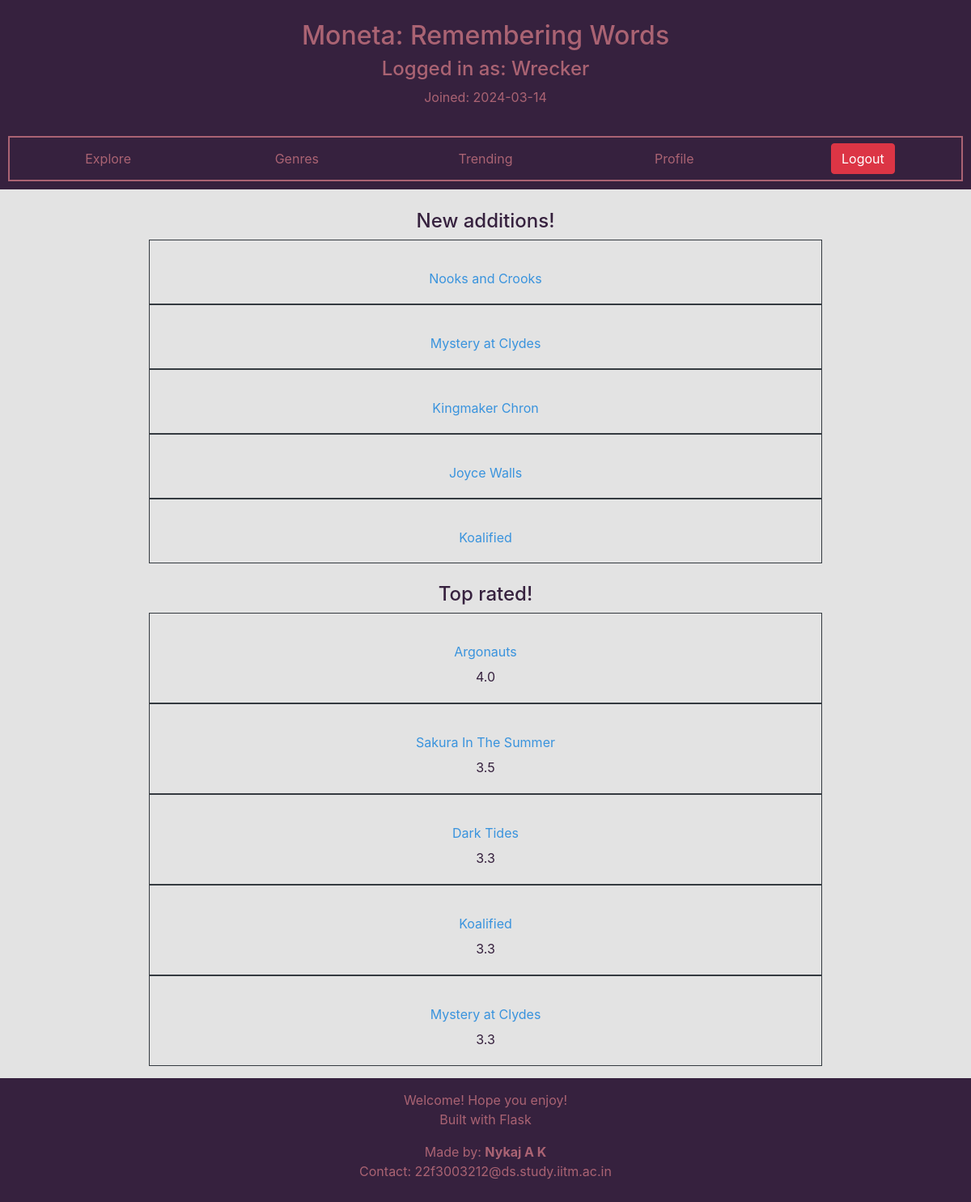
Page /trending (signed in) on the committed database.
### moneta/models.py (models this page shows, shortened)
class User(db.Model,UserMixin):
    __tablename__ = "user"
    id = db.Column(db.Integer,primary_key = True)
    username = db.Column(db.String(20),nullable=False,unique=True)
    password = db.Column(db.String(60),nullable=True)
    email = db.Column(db.String(60),nullable=False,unique=True)
    doj = db.Column(db.DateTime, nullable=False, default = date.today())
    is_librarian = db.Column(db.Integer,nullable = False, default = 0)
    borrowed = db.relationship('Borrow',backref='user',lazy=True)
    returned = db.relationship('Return',backref='user',lazy=True)
    comments = db.relationship('Comment',backref = 'user', lazy=True)
    requested = db.relationship('Requested',backref = 'user', lazy=True)

class Book(db.Model):
    __tablename__ = "book"
    id = db.Column(db.Integer,primary_key = True)
    name = db.Column(db.String(80), unique = True, nullable = False)
    description = db.Column(db.Text)
    ratings = db.relationship('Rating',backref='book',lazy=True)
    comments = db.relationship('Comment',backref = 'book', lazy=True)
    borrowed = db.relationship('Borrow',backref = 'book',lazy=True)
    requested = db.relationship('Requested',backref = 'book',lazy=True)
    def get_rating(self):
        avg_score = 0
        all_ratings = self.ratings
        for rating in all_ratings:
            avg_score += rating.score
        if (len(all_ratings)):
            avg_score = avg_score / len(all_ratings)
            avg_score = round(avg_score,1)
        else:
            avg_score = 0
        return avg_score
    def __lt__(self,other):
        return len(self.ratings) < len(other.ratings)

### moneta/routes.py (the view)
@app.route("/trending")
@normal_user_required
def trending():
    all_books = Book.query.order_by(Book.id).all()
    new_books = all_books[-5::]
    new_books = new_books[::-1]
    N = 5
    top_books = []
    for book in all_books:
        top_books.append((book.get_rating(),book))
        if len(top_books) > N:
            top_books.sort(reverse=True)
            top_books.pop()
    return render_template('user_specific/trending.html', new_books = new_books,top_books = top_books)

### moneta/routes.py (called while the page is built, shortened)
@login_manager.user_loader
def load_user(user_id):
    user = User.query.filter_by(id=user_id).first()
    app.logger.info(f"User {user.username} was loaded!")
    return user

def normal_user_required(fun):
    @wraps(fun)
    def inner(*args,**kwargs):
        if not current_user.is_anonymous and not current_user.is_librarian:
            return fun(*args,**kwargs)
    return inner

### moneta/templates/user_specific/trending.html
{% extends "user_specific/dashboard.html" %}
{% block main_body %}
    <div class="container text-center">
        <h4 class="help-text">New additions!</h4>
        {% for book in new_books %}
        <div class="mx-auto text-center border border-dark p-1" style="width:75%">
            <br>
            <h5><a class="link-text btn" href="{{ url_for('selected_book',id = book.id) }}">{{book.name}}</a></h5>
        </div>
        {% endfor %}
        <br>
        <h4 class="help-text">Top rated!</h4>
        {% for rating,book in top_books %}
        <div class="mx-auto text-center border border-dark p-1" style="width:75%">
            <br>
            <a class="link-text btn" href="{{ url_for('selected_book',id = book.id) }}">{{book.name}}</a>
            <p class="help-text">{{rating}}</p>
        </div>
        {% endfor %}
    </div>
{% endblock %}

### moneta/templates/user_specific/dashboard.html
{% extends "base_templates/base.html" %}
{% block header_element %}
    <div class="container-flexible" id="header-container">
        <div class="row text-center header-container-element" id="header-container-info">
            <div class="col" id="header-container-info-content">
                <h2 class="header-info-content-text">Moneta: Remembering Words</h2>
                <h4 class="header-info-content-text">Logged in as: {{ current_user.username }} </h4>
                <p class="header-info-content-text">Joined: {{current_user.doj.__str__()[:10:]}}</p>
            </div>
        </div>
        <div class="row text-center header-container-element" id="header-container-links">
            <div class="col header-link-div"><a class="btn header-link" href="{{ url_for('search') }}">Explore</a></div>
            <div class="col header-link-div"><a class="btn header-link" href="{{ url_for('genre') }}">Genres</a></div>
            <div class="col header-link-div"><a class="btn header-link" href="{{ url_for('trending') }}">Trending</a></div>
            <div class="col header-link-div"><a class="btn header-link" href="{{ url_for('home') }}">Profile</a></div>
            <div class="col header-link-div"><a class="btn btn-danger" href="{{ url_for('logout') }}">Logout</a></div>
        </div>
    </div>
{% endblock %}

### moneta/static/custom/global_styles.css (style rules this page uses)
:root { --custom_primary: rgb(57,147,221); --custom_secondary: rgb(84,122,65); --custom_tertiary: rgb(170,99,115); --custom_accent_light: rgb(227,227,227); --custom_accent_dark: rgb(54,33,62); }
body { background-color: var(--custom_accent_light); overflow-x: hidden; min-height: 100vh; display: flex; flex-direction: column; }

### moneta/static/custom/header_styles.css (style rules this page uses)
#header-container { padding: 5px; margin-bottom: 10px; background-color: var(--custom_accent_dark); }
.header-container-element { padding: 5px; margin: 5px; margin-top: 15px; }
.header-link-div { margin: 2px; }
.header-link { color: var(--custom_tertiary); }
.header-info-content-text { color: var(--custom_tertiary); }
#header-container-links { border: 2px solid var(--custom_tertiary); }

### moneta/static/custom/content_text_styles.css (style rules this page uses)
.link-text { color: var(--custom_primary); }
.help-text { color: var(--custom_accent_dark); }

### rows in the picture
User: username "Wrecker", doj "2024-03-14"
Book: name "Nooks and Crooks"
Book: name "Mystery at Clydes", rating "3.3"
Book: name "Kingmaker Chron"
Book: name "Joyce Walls"
Book: name "Koalified", rating "3.3"
Book: name "Argonauts", rating "4.0"
Book: name "Sakura In The Summer", rating "3.5"
Book: name "Dark Tides", rating "3.3"
